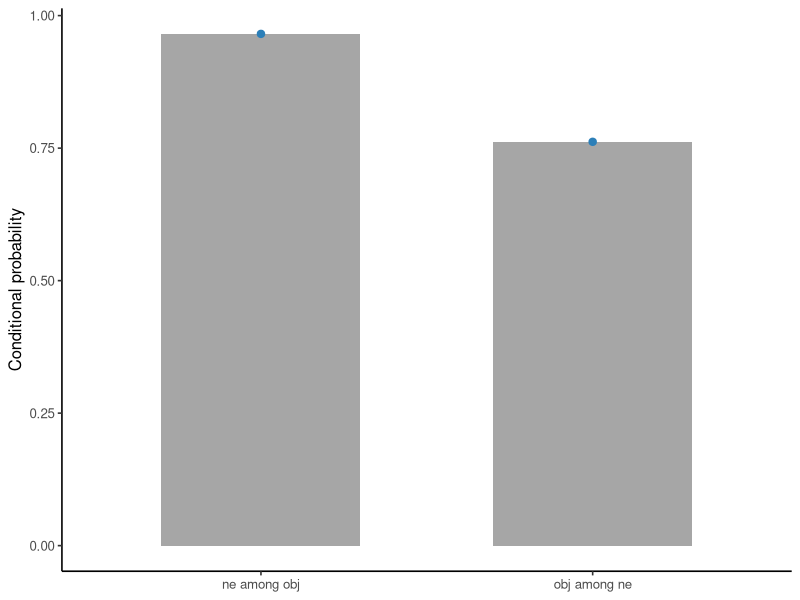

Generate this figure with R:
## ---- chunk 1
#| label: load-bayes-data
library(ggplot2)

wh <- read.csv(
  "data/ud-turkish-boun/question-core-arguments.csv",
  stringsAsFactors = FALSE,
  fileEncoding = "UTF-8"
)

stopifnot(nrow(wh) == 167L)

is_ne <- as.logical(wh$ne_lemma)
is_object <- as.logical(wh$object)
p_ne <- mean(is_ne)
p_object <- mean(is_object)
p_object_given_ne <- mean(is_object[is_ne])
p_ne_given_object_direct <- mean(is_ne[is_object])
p_ne_given_object_bayes <- p_object_given_ne * p_ne / p_object

stopifnot(
  p_object > 0,
  isTRUE(all.equal(
    p_ne_given_object_direct,
    p_ne_given_object_bayes
  ))
)

c(object_given_ne = p_object_given_ne,
  ne = p_ne,
  object = p_object,
  ne_given_object = p_ne_given_object_bayes)
## ---- chunk 2
#| label: plot-bayes-directions
#| fig-cap: "The same joint count appears in both conditional directions, but each probability uses a different denominator."
conditional_directions <- data.frame(
  direction = c("obj among ne", "ne among obj"),
  probability = c(p_object_given_ne, p_ne_given_object_direct)
)

ggplot(conditional_directions,
       aes(direction, probability)) +
  geom_col(fill = "grey65", width = 0.6) +
  geom_point(color = "#2C7FB8", size = 2.2) +
  labs(x = NULL, y = "Conditional probability") +
  theme_classic(base_size = 12)
